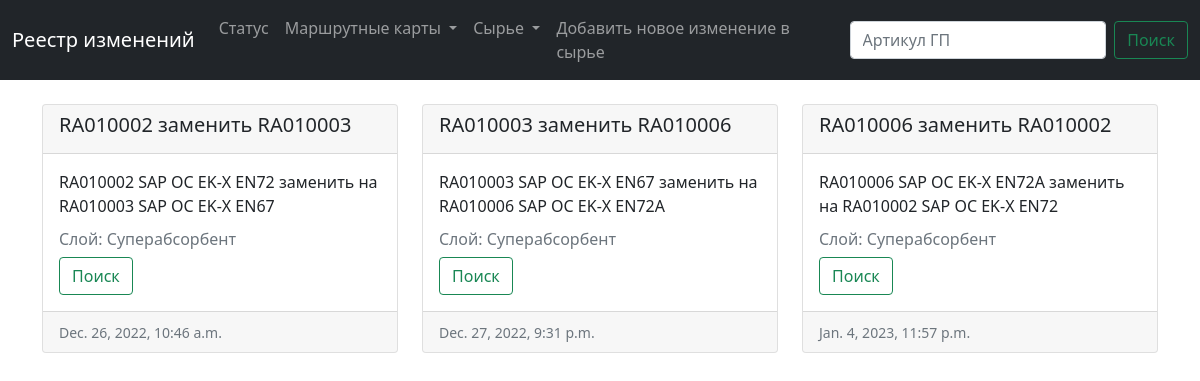
The page / on the database its author committed.
### main/models.py (models this page shows, shortened)
class Change (models.Model):
    raw_current = models.ForeignKey(Raw, blank=True, null=True, on_delete=models.CASCADE, related_name='raw_current')
    raw_new = models.ForeignKey(Raw, blank=True, null=True, on_delete=models.CASCADE, related_name='raw_new')
    created_date = models.DateTimeField(default=timezone.now)  # когда была создана заявка

class Raw (models.Model):
    num = models.CharField(max_length=200)  # артикул сырья
    name = models.CharField(max_length=200)  # наименование
    layer = models.CharField(max_length=200)  # навзвание слоя на русском

### main/views.py (the view)
# urls.py: path('', views.status, name='status'),
def status(request):
    changes = Change.objects.all()
    raws = Raw.objects.all()
    return render(request, 'main/status.html',{'changes': changes,'raws': raws})

### main/templates/main/status.html (shortened to what this page needs)
{% extends 'main/base.html' %}
{% block content%}
    <div class="container">
        <br>
        <div class="row row-cols-1 row-cols-md-3 g-4">
            {% for change in changes %}
                <div class="col">
                    <div class="card">
                        <div class="card-header">
                          <h5>{{ change.raw_current.num }} заменить {{ change.raw_new.num }}</h5>
                          </div>
                        <div class="card-body">
                            <p class="card-text">{{ change.raw_current.num }} {{ change.raw_current.name }} заменить на {{ change.raw_new.num }} {{change.raw_new.name }}
                                <h6 class="card-subtitle mb-2 text-muted">Слой: {{change.raw_current.layer}}</h6>
                            <form class="d-flex" method="POST" action=" {% url 'gen' change.id %} ">
                                <button class="btn btn-outline-success" type="submit" name = 'searched'>Поиск</button>
                            </form>
                        </div>
                        <div class="card-footer">
                            <small class="text-muted">{{change.created_date}}</small>
                        </div>
                    </div>
                </div>
            {% endfor %}
        </div>
{% endblock %}

### rows shown on the page
Change: raw_current.num "RA010002", raw_new.num "RA010003", raw_current.name "SAP OC EK-X EN72", raw_new.name "SAP OC EK-X EN67", raw_current.layer "Суперабсорбент", created_date "Dec. 26, 2022, 10:46 a.m."
Change: raw_current.num "RA010003", raw_new.num "RA010006", raw_current.name "SAP OC EK-X EN67", raw_new.name "SAP OC EK-X EN72A", raw_current.layer "Суперабсорбент", created_date "Dec. 27, 2022, 9:31 p.m."
Change: raw_current.num "RA010006", raw_new.num "RA010002", raw_current.name "SAP OC EK-X EN72A", raw_new.name "SAP OC EK-X EN72", raw_current.layer "Суперабсорбент", created_date "Jan. 4, 2023, 11:57 p.m."
